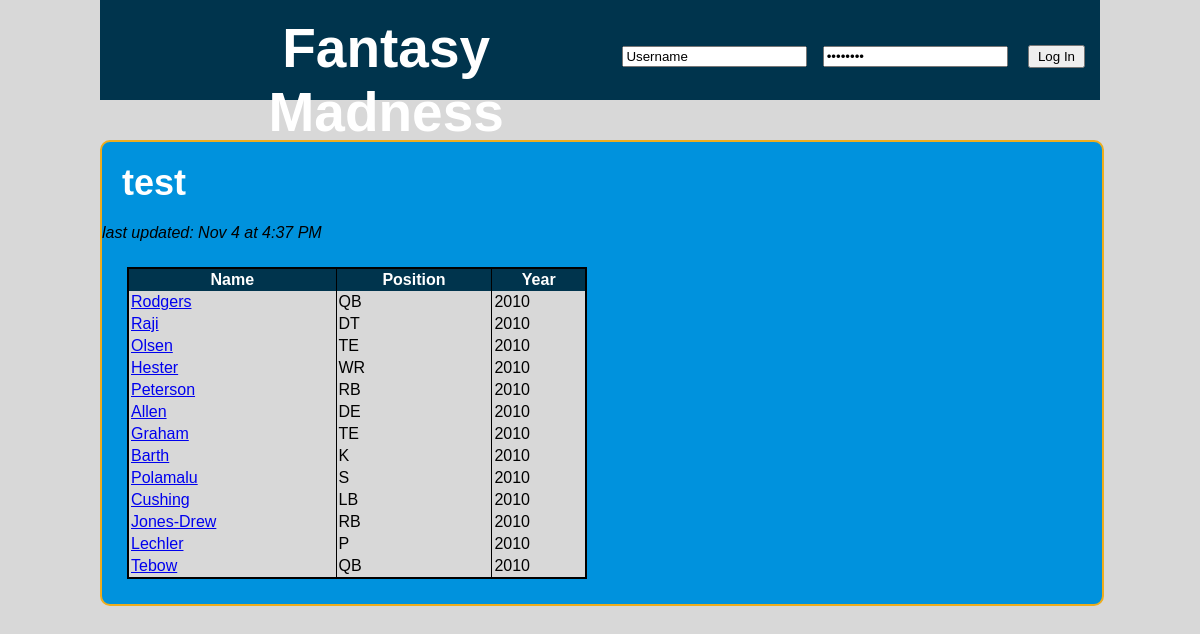
Screenshot of /testing.php?year=2010 with the database file from the repository.
### tables this page shows
CREATE TABLE NFL_PLAYED (
	player_id BIGINT,
	team_id BIGINT,
	played_year YEAR,
	played_pay INT,
	CONSTRAINT nfl_played_player_id_fk FOREIGN KEY (player_id) REFERENCES nfl_player(player_id),
	CONSTRAINT nfl_played_team_id_fk FOREIGN KEY (team_id) REFERENCES nfl_team(team_id),
	CONSTRAINT PRIMARY KEY (player_id, team_id, played_year)
);

CREATE TABLE NFL_PLAYER (
	player_id BIGINT AUTO_INCREMENT PRIMARY KEY,
	player_first VARCHAR(30),
	player_last VARCHAR(30),
	player_dob DATE,
	position_id BIGINT,
	CONSTRAINT nfl_player_pos_id_fk FOREIGN KEY (position_id) REFERENCES nfl_position(position_id)
);

CREATE TABLE NFL_POSITION (
	position_id BIGINT AUTO_INCREMENT PRIMARY KEY,
	position_abbr VARCHAR(5),
	position_name VARCHAR(30)
);

### testing.php (the view, shortened to what this page needs)
<!DOCTYPE html PUBLIC "-//W3C//DTD XHTML 1.0 Transitional//EN" "http://www.w3.org/TR/xhtml1/DTD/xhtml1-transitional.dtd">
<html xmlns="http://www.w3.org/1999/xhtml">
<head>
	<link rel="stylesheet" type="text/css" href="CSS/display.css" />
</head>
<?php
$team=$_REQUEST["team"];
if (!ctype_alpha($team)) {
	$team="";
}
$year=$_REQUEST["year"];
$query = "SELECT nfl_player.player_id id, player_last, position_abbr, played_year " .
"FROM nfl_played " .
"JOIN nfl_player ON nfl_played.player_id = nfl_player.player_id " .
"JOIN nfl_position ON nfl_position.position_id = nfl_player.position_id " .
"WHERE ";
if ($year) {
	$query = $query . "played_year = ".$year." AND ";
}
if ((substr($query, -6)) == "WHERE ") {
	die("no search condition specified. must specify \"year\" (i.e. 2012) and/or \"team\" (i.e. GB)");
} else {
	$query = substr($query, 0, -5);
}
$result = mysql_query($query)
	or die("SQL error:<br />" . mysql_error());
?>
<body>
	<div id="banner">
		<form id="login">
			<input type="text" name="userName" id="userName" value="Username"/>
			<input type="password" name="password" id="password" value="Password"/>
			<input type="button" value="Log In" id="loginButton" onclick="location.href='admin.html'"/>
		</form>
		<p>Fantasy Madness</p>
	</div>
	<div id="MainContent" class="roundedEdges">
		<h2>test</h2> <i>last updated: Nov 4 at 4:37 PM</i>
		<?php if ($row = mysql_fetch_array($result)) { ?>
		<table rules=cols>
			<tr>
				<th class="rightBorder">Name</th>
				<th>Position</th>
				<th>Year</th>
			</tr>
			<?php while ($row) { ?>
				<tr>
					<td class="rightBorder">
						<a href="player.php?id=<?php echo $row["id"] ?>&year=<?php echo $row["played_year"] ?>">
							<?php echo $row["player_last"] ?>
						</a>
					</td>
					<td><?php echo $row["position_abbr"] ?></td>
					<td><?php echo $row["played_year"] ?></td>
				</tr>
			<?php
			$row = mysql_fetch_array($result);
			} ?>
		</table>
		<?php } else {
			echo "<table><tr><td>No results found for team ".$team."</td></tr></table>";
		} ?>
</body>
</html>

### CSS/display.css (style rules this page uses)
#banner { position: absolute; top: 0px; left: 0px; width: 1000px; padding-bottom: 20px; background-color:#00344D; height:80px; font-size: 55px; font-weight: bold; color: white; text-align: center; }
#banner p { margin-left:60px; padding-top: 16px; }
#login { float:right; margin: 10px; }
#MainContent { position: absolute; top: 110px; left: 0px; border: 2px solid #EEAD1E; margin-top: 30px; padding-top: 0px; background-color: #0092DD; width: 1000px; }
.rightBorder { border-right:1px solid black; }
.roundedEdges { -moz-border-radius: 10px; -webkit-border-radius: 10px; -khtml-border-radius: 10px; border-radius: 10px; }
h2 { margin: 20px; font-size:36px; color: white; }
table { border:2px solid black; margin:25px; width:460px; background-color:#D8D8D8; }
th { padding:2px; background-color:#00344D; color:white; }
td { padding:2px; }
* { margin: 0px; }
body { position: relative; margin: 0 auto; background: #D8D8D8; width: 1000px; font-family: Calibri, Arial, Helvetica, sans-serif; }
input[type=button] { padding:2px 8px; margin: 0px 5px; }

### rows the page displays
nfl_played: player.player_last "Rodgers", nfl_position.position_abbr "QB", played_year "2010"
nfl_played: player.player_last "Raji", nfl_position.position_abbr "DT", played_year "2010"
nfl_played: player.player_last "Olsen", nfl_position.position_abbr "TE", played_year "2010"
nfl_played: player.player_last "Hester", nfl_position.position_abbr "WR", played_year "2010"
nfl_played: player.player_last "Peterson", nfl_position.position_abbr "RB", played_year "2010"
nfl_played: player.player_last "Allen", nfl_position.position_abbr "DE", played_year "2010"
nfl_played: player.player_last "Graham", nfl_position.position_abbr "TE", played_year "2010"
nfl_played: player.player_last "Barth", nfl_position.position_abbr "K", played_year "2010"
nfl_played: player.player_last "Polamalu", nfl_position.position_abbr "S", played_year "2010"
nfl_played: player.player_last "Cushing", nfl_position.position_abbr "LB", played_year "2010"
nfl_played: player.player_last "Jones-Drew", nfl_position.position_abbr "RB", played_year "2010"
nfl_played: player.player_last "Lechler", nfl_position.position_abbr "P", played_year "2010"
nfl_played: player.player_last "Tebow", nfl_position.position_abbr "QB", played_year "2010"
